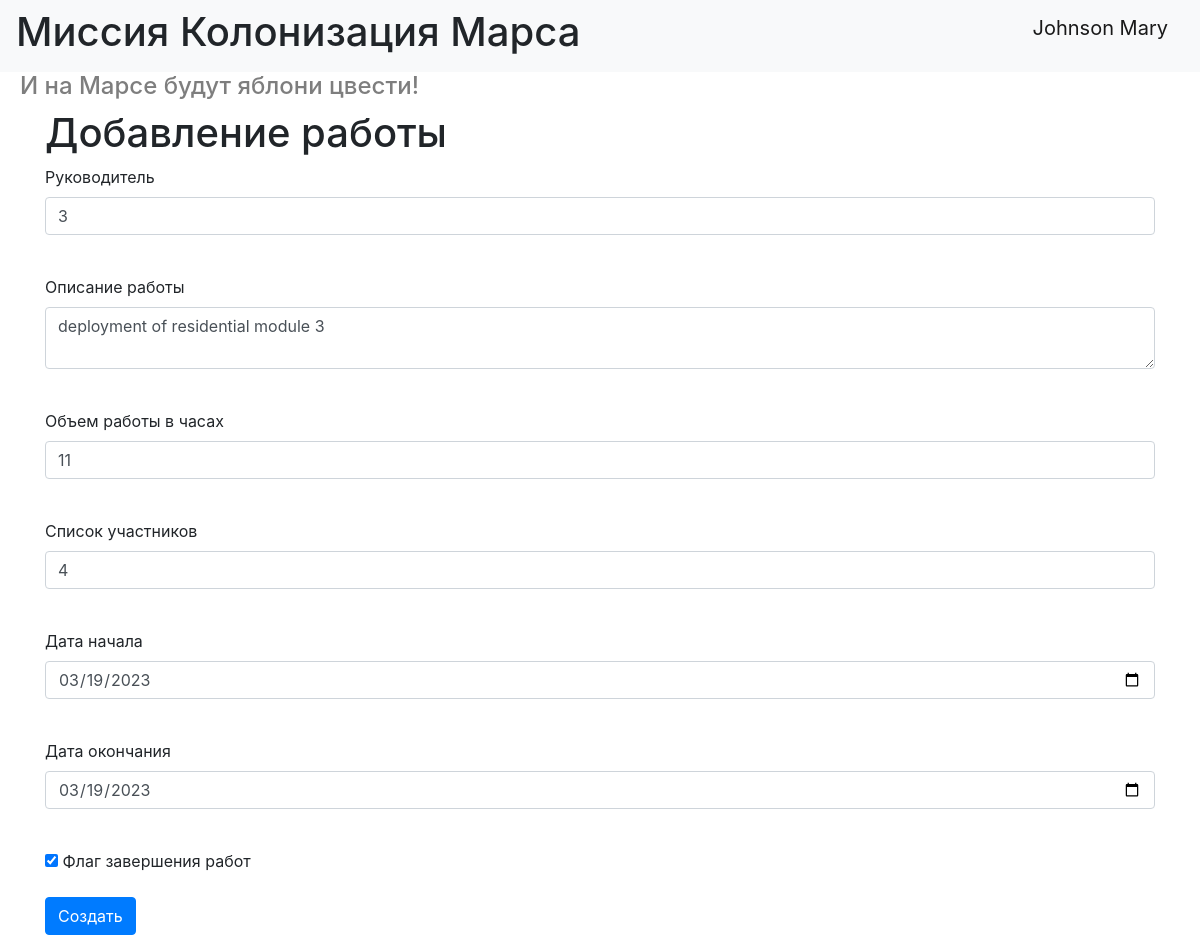
Page /job/2 (signed in) on the committed database.
### data/users.py (models this page shows, shortened)
class User(SqlAlchemyBase, UserMixin):
    __tablename__ = 'users'
    id = sqlalchemy.Column(sqlalchemy.Integer,
                           primary_key=True, autoincrement=True)
    surname = sqlalchemy.Column(sqlalchemy.String, nullable=True)
    name = sqlalchemy.Column(sqlalchemy.String, nullable=True)
    age = sqlalchemy.Column(sqlalchemy.Integer, nullable=True)
    position = sqlalchemy.Column(sqlalchemy.String, nullable=True)
    speciality = sqlalchemy.Column(sqlalchemy.String, nullable=True)
    address = sqlalchemy.Column(sqlalchemy.String, nullable=True)
    email = sqlalchemy.Column(sqlalchemy.String,
                              unique=True, nullable=True)
    hashed_password = sqlalchemy.Column(sqlalchemy.String, nullable=True)
    modified_date = sqlalchemy.Column(sqlalchemy.DateTime,
                                      default=datetime.datetime.now)
    jobs = orm.relationship("Jobs", back_populates='user')
    department = orm.relationship('Department')

### data/jobs.py (models this page shows, shortened)
class Jobs(SqlAlchemyBase):
    __tablename__ = 'jobs'
    id = sqlalchemy.Column(sqlalchemy.Integer,
                           primary_key=True, autoincrement=True)
    team_leader = sqlalchemy.Column(sqlalchemy.Integer,
                                    sqlalchemy.ForeignKey("users.id"))
    job = sqlalchemy.Column(sqlalchemy.String, nullable=True)
    work_size = sqlalchemy.Column(sqlalchemy.Integer, nullable=True)
    collaborators = sqlalchemy.Column(sqlalchemy.String, nullable=True)
    start_date = sqlalchemy.Column(sqlalchemy.Date, nullable=True)
    end_date = sqlalchemy.Column(sqlalchemy.Date, nullable=False)
    is_finished = sqlalchemy.Column(sqlalchemy.Boolean, nullable=False)
    user = orm.relationship('User')

### index.py (the view, shortened to what this page needs)
@app.route('/job/<int:job_id>', methods=['GET', 'POST'])
@login_required
def edit_job(job_id):
    form = JobForm()
    if request.method == "GET":
        db_sess = db_session.create_session()
        if current_user.id == 1:
            job = db_sess.query(Jobs).get(job_id, 0)
        else:
            job = db_sess.query(Jobs).filter(Jobs.id == job_id, Jobs.user == current_user).first()
        if job:
            form.team_leader.data = job.team_leader
            form.job.data = job.job
            form.work_size.data = job.work_size
            form.collaborators.data = job.collaborators
            form.start_date.data = job.start_date
            form.end_date.data = job.end_date
            form.is_finished.data = job.is_finished
        else:
            abort(404)
    return render_template('create_job.html', form=form, title='Редактирование работы')

### forms/job.py
class JobForm(FlaskForm):
    team_leader = IntegerField('Руководитель', validators=[DataRequired()])
    job = TextAreaField('Описание работы', validators=[DataRequired()])
    work_size = IntegerField('Объем работы в часах', validators=[DataRequired()])
    collaborators = StringField('Список участников')
    start_date = DateField('Дата начала')
    end_date = DateField('Дата окончания')
    is_finished = BooleanField('Флаг завершения работ')
    submit = SubmitField('Создать')

### data/db_session.py (called while the page is built)
def create_session() -> Session:
    global __factory
    return __factory()

### index.py (called while the page is built)
@login_manager.user_loader
def load_user(user_id):
    db_sess = db_session.create_session()
    return db_sess.query(User).get(user_id)

### templates/create_job.html (shortened to what this page needs)
{% extends "base.html" %}
{% block content %}
    <h1>Добавление работы</h1>
    <form action="" method="post">
        <p>
            {{ form.team_leader.label }}<br>
            {{ form.team_leader(class="form-control", type="integer") }}<br>
        </p>
        <p>
            {{ form.job.label }}<br>
            {{ form.job(class="form-control", type="text") }}<br>
        </p>
        <p>
            {{ form.work_size.label }}<br>
            {{ form.work_size(class="form-control", type="integer") }}<br>
        </p>
        <p>
            {{ form.collaborators.label }}<br>
            {{ form.collaborators(class="form-control", type="string") }}<br>
        </p>
        <p>
            {{ form.start_date.label }}<br>
            {{ form.start_date(class="form-control", type="date") }}<br>
        </p>
        <p>
            {{ form.end_date.label }}<br>
            {{ form.end_date(class="form-control", type="date") }}<br>
        </p>
        <p>{{ form.is_finished() }} {{ form.is_finished.label }}</p>
        <p>{{ form.submit(type="submit", class="btn btn-primary") }}</p>
    </form>
{% endblock %}

### templates/base.html (shortened to what this page needs)
<!doctype html>
<html lang="en">
<head>
    <link rel="stylesheet"
          href="https://stackpath.bootstrapcdn.com/bootstrap/4.4.1/css/bootstrap.min.css"
>
    <link rel="stylesheet" type="text/css" href="/static/css/style.css">
</head>
<body>
<header>
    <nav class="navbar navbar-light bg-light">
        <h1> Миссия Колонизация Марса </h1>
        {% if current_user.is_authenticated %}
            <p>
                <a class="navbar-brand" href="/logout">{{ current_user.surname }} {{ current_user.name }}</a>
            </p>
        {% else %}
            <p>
                <a class="btn btn-primary " href="/register">Зарегистрироваться</a>
                <a class="btn btn-success" href="/login">Войти</a>
            </p>
        {% endif %}
    </nav>
    <h4> И на Марсе будут яблони цвести! </h4>
</header>
<main role="main" class="container">
    {% block content %}{% endblock %}
</main>
</body>
</html>

### static/css/style.css (style rules this page uses)
h4 { margin-left: 20px; color: #7e7e7e; }

### rows in the picture
User: surname "Johnson", name "Mary"
Jobs: team_leader "3", job "deployment of residential module 3", work_size "11", collaborators "4", start_date "03/19/2023", end_date "03/19/2023", is_finished "☑"
